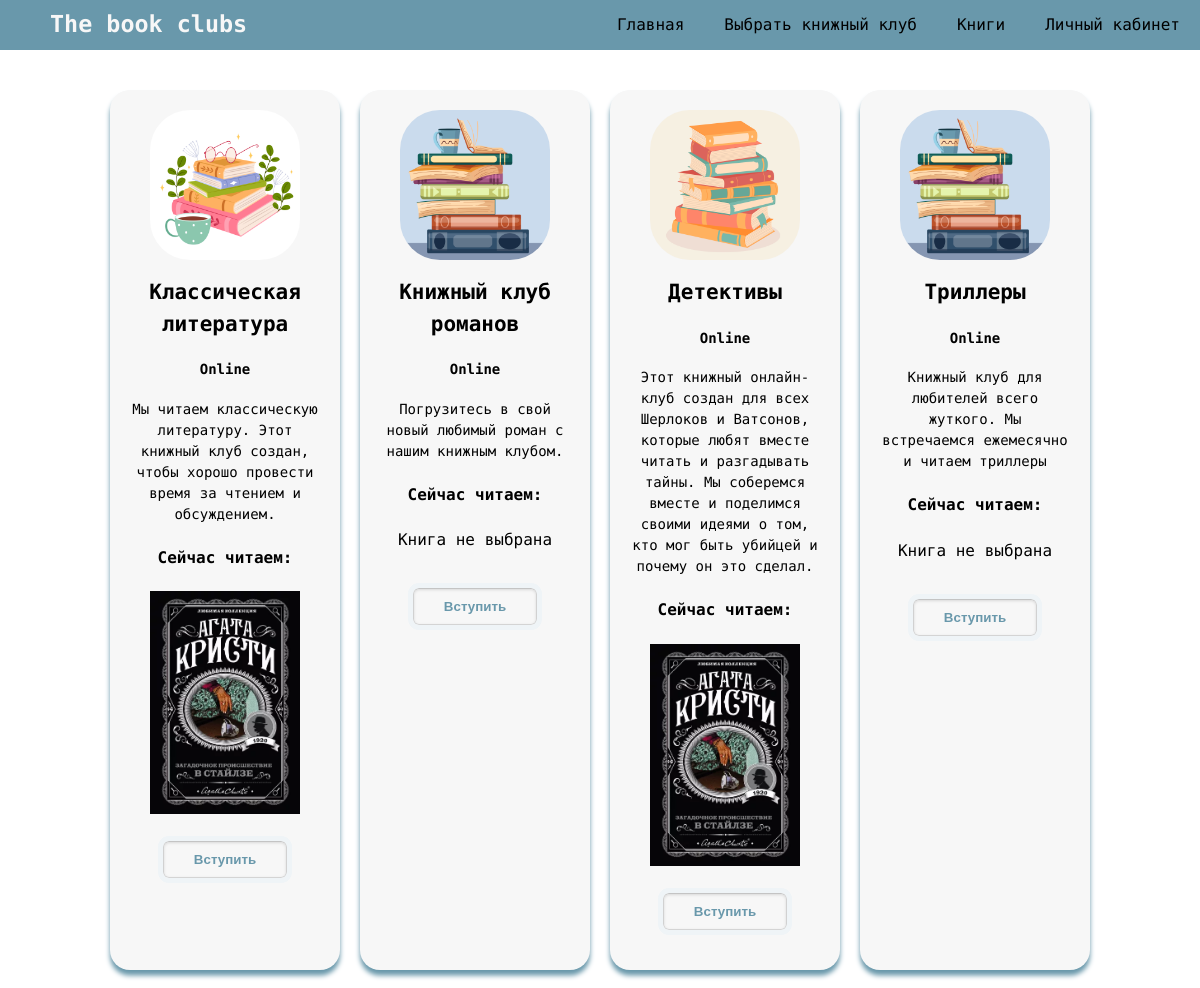
The app's page /book-clubs/ (upper part), older data.
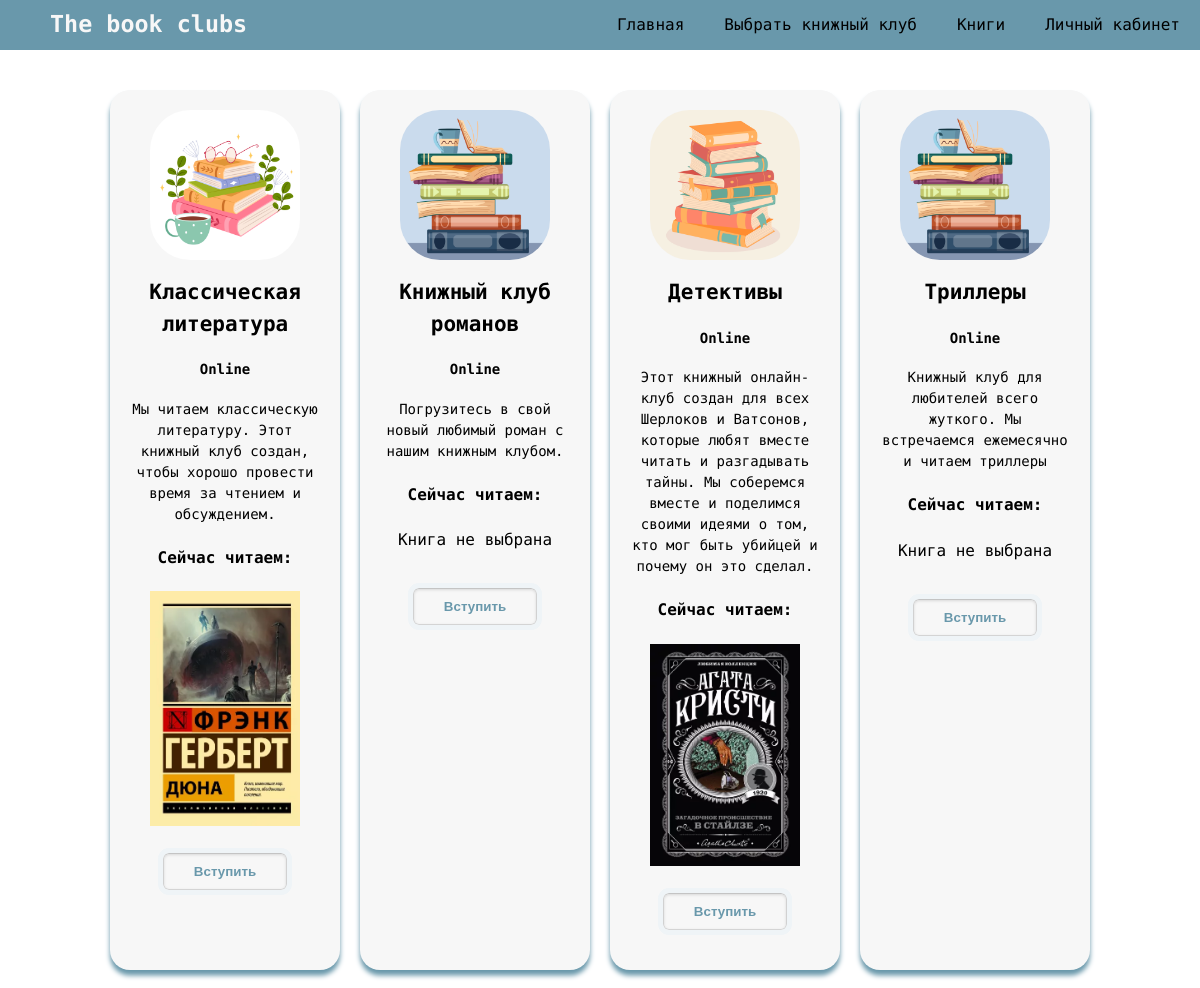
The same page, newer data.
### club/models.py (models this page shows, shortened)
class BookClub(models.Model):
    name = models.CharField(max_length=200)
    description = models.TextField()
    image = models.ImageField(upload_to='images')
    venue = models.CharField(max_length=200, default='Online', null=True)
    members = models.ManyToManyField(User, related_name='clubs')
    admin = models.ForeignKey(User, on_delete=models.SET_NULL, null=True, related_name='administered_clubs')
    selected_book = models.ForeignKey(Book, on_delete=models.SET_NULL, null=True, related_name='selected_clubs')
    read_books = models.ManyToManyField(Book, related_name='read_clubs')
    book_queue = models.ManyToManyField(Book, through='Queue', related_name='queued_clubs')
    book_queue_members = models.ManyToManyField(User, through='Queue', related_name='queued_books')
    genre = models.CharField(max_length=100, null=True)
    theme = models.CharField(max_length=100, null=True)

class Book(models.Model):
    name = models.CharField(max_length=200)
    author = models.CharField(max_length=200, default='None', null=True)
    description = models.TextField()
    image = models.ImageField(upload_to='images')
    average_rating = models.DecimalField(max_digits=3, decimal_places=2, null=True)
    genre = models.CharField(max_length=100, null=True)
    theme = models.CharField(max_length=100, null=True)

### club/views.py (the view)
# urls.py: path('book-clubs/', views.book_clubs, name='book_clubs'),
def book_clubs(request):
    clubs = BookClub.objects.all()
    books = Book.objects.all()
    context = {
        'clubs': clubs,
        'books':books
    }
    return render(request, 'club/book_clubs.html', context)

### templates/club/book_clubs.html (shortened to what this page needs)
{% extends 'base.html' %}
{% load static %}
{% block content %}
<div class="clubs-container">
    <div class="clubs-grid">
        {% for club in clubs %}
        <div class="clubs-cart">
            <div class="clubs-cart-container">
                <div class="clubs-cart-image">
                    <img src="{{ club.image.url }}" width="150" height="150">
                </div>
                <div class="clubs-cart-title">
                    <h2><a href="{% url 'club:club_detail' club.id %}">{{ club.name }}</a></h2>
                    <h4>{{ club.venue }}</h4>
                </div>
                <div class="clubs-cart-desc">
                    <p>{{ club.description }}</p>
                </div>
                <div class="clubs-book-title">
                    <h4>Сейчас читаем:</h4>
                </div>
                <div class="clubs-book-image">
                    {% if club.selected_book %}
                    <img src="{{ club.selected_book.image.url }}" alt="{{ club.selected_book.name }} cover" width="150">
                    {% else %}
                    <p>Книга не выбрана</p>
                    {% endif %}
                </div>
                <div class="clubs-cart-button">
                    {% if request.user in club.members.all %}
                        <form action="{% url 'club:club_detail' club.id %}">
                            {% csrf_token %}
                            <button type="submit">Вы участник клуба <br> перейти на страницу клуба</button>
                        </form>
                    {% else %}
                    <form action="{% url 'club:join_club' club.id %}" method="post">
                            <button type="submit" >Вступить</button>
                        </form>
                    {% endif %}
                </div>
            </div>
        </div>
        {% endfor %}
    </div>
</div>
{% endblock %}

Row changes from the older to the newer data that the page shows:
changed BookClub "Классическая литература": selected_book.image: a different picture
